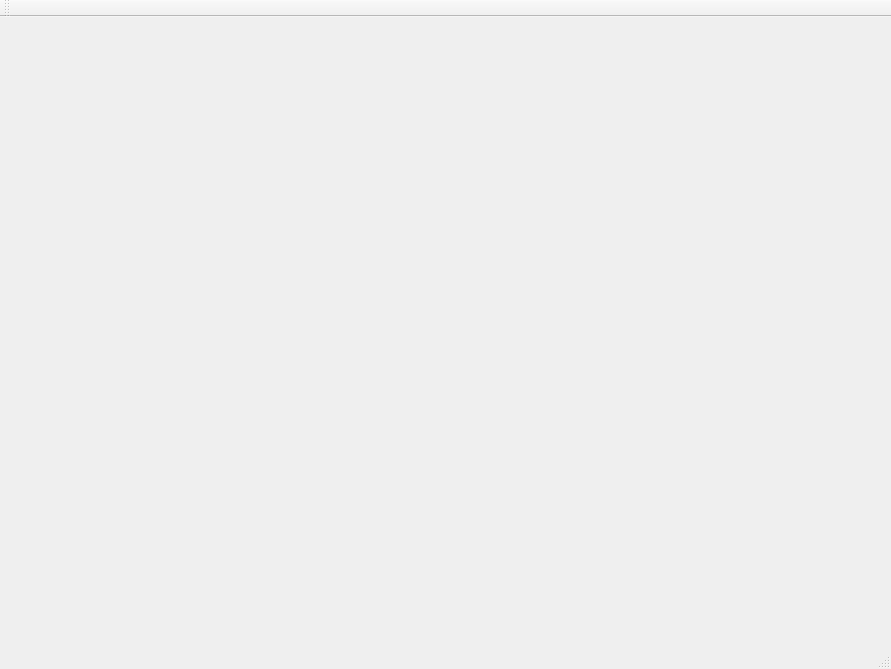
<?xml version="1.0" encoding="UTF-8"?>
<ui version="4.0">
 <class>MainWindow</class>
 <widget class="QMainWindow" name="MainWindow">
  <property name="geometry">
   <rect>
    <x>0</x>
    <y>0</y>
    <width>891</width>
    <height>669</height>
   </rect>
  </property>
  <property name="windowTitle">
   <string>MainWindow</string>
  </property>
  <widget class="QWidget" name="centralWidget"/>
  <widget class="QMenuBar" name="menuBar">
   <property name="geometry">
    <rect>
     <x>0</x>
     <y>0</y>
     <width>891</width>
     <height>23</height>
    </rect>
   </property>
  </widget>
  <widget class="QToolBar" name="mainToolBar">
   <attribute name="toolBarArea">
    <enum>TopToolBarArea</enum>
   </attribute>
   <attribute name="toolBarBreak">
    <bool>false</bool>
   </attribute>
  </widget>
  <widget class="QStatusBar" name="statusBar"/>
 </widget>
 <layoutdefault spacing="6" margin="11"/>
 <resources/>
 <connections/>
</ui>
